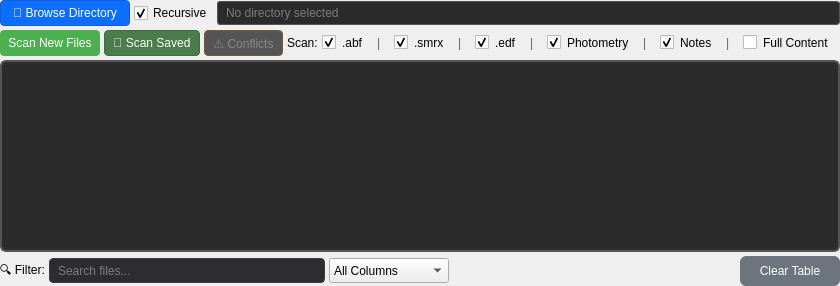
               <widget class="QWidget" name="tableContainer">
                <attribute name="title">
                 <string>📋 Data Files</string>
                </attribute>
                <layout class="QVBoxLayout" name="tableContainerLayout">
                 <property name="spacing">
                  <number>4</number>
                 </property>
                 <property name="leftMargin">
                  <number>0</number>
                 </property>
                 <property name="topMargin">
                  <number>0</number>
                 </property>
                 <property name="rightMargin">
                  <number>0</number>
                 </property>
                 <property name="bottomMargin">
                  <number>0</number>
                 </property>
                 <item>
                  <layout class="QHBoxLayout" name="browseLayout">
                   <item>
                    <widget class="QPushButton" name="browseDirectoryButton">
                     <property name="minimumSize">
                      <size>
                       <width>130</width>
                       <height>26</height>
                      </size>
                     </property>
                     <property name="maximumSize">
                      <size>
                       <width>130</width>
                       <height>26</height>
                      </size>
                     </property>
                     <property name="styleSheet">
                      <string notr="true">QPushButton {
    background-color: #0d6efd;
    color: white;
    border: 1px solid #0b5ed7;
    border-radius: 4px;
    padding: 3px 8px;
    font-size: 9pt;
}
QPushButton:hover {
    background-color: #0b5ed7;
}
QPushButton:pressed {
    background-color: #0a58ca;
}</string>
                     </property>
                     <property name="text">
                      <string>📁 Browse Directory</string>
                     </property>
                    </widget>
                   </item>
                   <item>
                    <widget class="QCheckBox" name="recursiveCheckBox">
                     <property name="text">
                      <string>Recursive</string>
                     </property>
                     <property name="checked">
                      <bool>true</bool>
                     </property>
                    </widget>
                   </item>
                   <item>
                    <widget class="QLineEdit" name="directoryPathEdit">
                     <property name="styleSheet">
                      <string notr="true">QLineEdit {
    background-color: #2b2b2b;
    border: 1px solid #555555;
    border-radius: 3px;
    padding: 3px 6px;
    color: #cccccc;
    font-size: 9pt;
}</string>
                     </property>
                     <property name="readOnly">
                      <bool>true</bool>
                     </property>
                     <property name="placeholderText">
                      <string>No directory selected</string>
                     </property>
                    </widget>
                   </item>
                  </layout>
                 </item>
                 <item>
                  <layout class="QHBoxLayout" name="scanButtonsLayout">
                   <property name="spacing">
                    <number>4</number>
                   </property>
                   <item>
                    <widget class="QPushButton" name="scanFilesButton">
                     <property name="minimumSize">
                      <size>
                       <width>0</width>
                       <height>26</height>
                      </size>
                     </property>
                     <property name="styleSheet">
                      <string notr="true">QPushButton {
    background-color: #4CAF50;
    color: white;
    border-radius: 4px;
    padding: 3px 8px;
    font-size: 9pt;
}
QPushButton:hover {
    background-color: #45a049;
}
QPushButton:pressed {
    background-color: #3e8e41;
}</string>
                     </property>
                     <property name="text">
                      <string>Scan New Files</string>
                     </property>
                    </widget>
                   </item>
                   <item>
                    <widget class="QPushButton" name="scanSavedDataButton">
                     <property name="minimumSize">
                      <size>
                       <width>0</width>
                       <height>26</height>
                      </size>
                     </property>
                     <property name="toolTip">
                      <string>Scan for existing exported data files and auto-populate the table.</string>
                     </property>
                     <property name="styleSheet">
                      <string notr="true">QPushButton {
    background-color: #4a7c4c;
    color: white;
    border: 1px solid #3d6e3f;
    border-radius: 4px;
    padding: 3px 8px;
    font-size: 9pt;
}
QPushButton:hover {
    background-color: #5a8c5c;
}
QPushButton:pressed {
    background-color: #3a6c3c;
}</string>
                     </property>
                     <property name="text">
                      <string>📁 Scan Saved</string>
                     </property>
                    </widget>
                   </item>
                   <item>
                    <widget class="QPushButton" name="resolveConflictsButton">
                     <property name="enabled">
                      <bool>false</bool>
                     </property>
                     <property name="minimumSize">
                      <size>
                       <width>0</width>
                       <height>26</height>
                      </size>
                     </property>
                     <property name="toolTip">
                      <string>View and resolve all data conflicts and warnings.</string>
                     </property>
                     <property name="styleSheet">
                      <string notr="true">QPushButton {
    background-color: #7c6a4a;
    color: white;
    border: 1px solid #6e5d3f;
    border-radius: 4px;
    padding: 3px 8px;
    font-size: 9pt;
}
QPushButton:hover {
    background-color: #8c7a5a;
}
QPushButton:pressed {
    background-color: #6c5a3a;
}
QPushButton:disabled {
    background-color: #555;
    color: #888;
}</string>
                     </property>
                     <property name="text">
                      <string>⚠ Conflicts</string>
                     </property>
                    </widget>
                   </item>
                   <item>
                    <widget class="QLabel" name="fileTypesLabel">
                     <property name="text">
                      <string>Scan:</string>
                     </property>
                    </widget>
                   </item>
                   <item>
                    <widget class="QCheckBox" name="scanAbfCheckbox">
                     <property name="toolTip">
                      <string>Include Axon Binary Files (.abf)</string>
                     </property>
                     <property name="styleSheet">
                      <string>QCheckBox { margin-right: 6px; } QCheckBox::indicator { margin-right: 2px; }</string>
                     </property>
                     <property name="text">
                      <string>.abf</string>
                     </property>
                     <property name="checked">
                      <bool>true</bool>
                     </property>
                    </widget>
                   </item>
                   <item>
                    <widget class="QLabel" name="scanSep1">
                     <property name="styleSheet">
                      <string>color: #666; margin-right: 6px;</string>
                     </property>
                     <property name="text">
                      <string>|</string>
                     </property>
                    </widget>
                   </item>
                   <item>
                    <widget class="QCheckBox" name="scanSmrxCheckbox">
                     <property name="toolTip">
                      <string>Include Spike2 64-bit files (.smrx)</string>
                     </property>
                     <property name="styleSheet">
                      <string>QCheckBox { margin-right: 6px; } QCheckBox::indicator { margin-right: 2px; }</string>
                     </property>
                     <property name="text">
                      <string>.smrx</string>
                     </property>
                     <property name="checked">
                      <bool>true</bool>
                     </property>
                    </widget>
                   </item>
                   <item>
                    <widget class="QLabel" name="scanSep2">
                     <property name="styleSheet">
                      <string>color: #666; margin-right: 6px;</string>
                     </property>
                     <property name="text">
                      <string>|</string>
                     </property>
                    </widget>
                   </item>
                   <item>
                    <widget class="QCheckBox" name="scanEdfCheckbox">
                     <property name="toolTip">
                      <string>Include European Data Format files (.edf)</string>
                     </property>
                     <property name="styleSheet">
                      <string>QCheckBox { margin-right: 6px; } QCheckBox::indicator { margin-right: 2px; }</string>
                     </property>
                     <property name="text">
                      <string>.edf</string>
                     </property>
                     <property name="checked">
                      <bool>true</bool>
                     </property>
                    </widget>
                   </item>
                   <item>
                    <widget class="QLabel" name="scanSep3">
                     <property name="styleSheet">
                      <string>color: #666; margin-right: 6px;</string>
                     </property>
                     <property name="text">
                      <string>|</string>
                     </property>
                    </widget>
                   </item>
                   <item>
                    <widget class="QCheckBox" name="scanPhotometryCheckbox">
                     <property name="toolTip">
                      <string>Include Neurophotometrics fiber photometry files (FP_data folders)</string>
                     </property>
                     <property name="styleSheet">
                      <string>QCheckBox { margin-right: 6px; } QCheckBox::indicator { margin-right: 2px; }</string>
                     </property>
                     <property name="text">
                      <string>Photometry</string>
                     </property>
                     <property name="checked">
                      <bool>true</bool>
                     </property>
                    </widget>
                   </item>
                   <item>
                    <widget class="QLabel" name="scanSep4">
                     <property name="styleSheet">
                      <string>color: #666; margin-right: 6px;</string>
                     </property>
                     <property name="text">
                      <string>|</string>
                     </property>
                    </widget>
                   </item>
                   <item>
                    <widget class="QCheckBox" name="scanNotesCheckbox">
                     <property name="toolTip">
                      <string>Include notes files (.xlsx, .xls, .docx, .doc, .txt)</string>
                     </property>
                     <property name="styleSheet">
                      <string>QCheckBox { margin-right: 6px; } QCheckBox::indicator { margin-right: 2px; }</string>
                     </property>
                     <property name="text">
                      <string>Notes</string>
                     </property>
                     <property name="checked">
                      <bool>true</bool>
                     </property>
                    </widget>
                   </item>
                   <item>
                    <widget class="QLabel" name="scanSep5">
                     <property name="styleSheet">
                      <string>color: #666; margin-right: 6px;</string>
                     </property>
                     <property name="text">
                      <string>|</string>
                     </property>
                    </widget>
                   </item>
                   <item>
                    <widget class="QCheckBox" name="tableFullContentCheckbox">
                     <property name="toolTip">
                      <string>Expand columns to show all content (enables horizontal scrolling)</string>
                     </property>
                     <property name="styleSheet">
                      <string>QCheckBox::indicator { margin-right: 2px; }</string>
                     </property>
                     <property name="text">
                      <string>Full Content</string>
                     </property>
                    </widget>
                   </item>
                   <item>
                    <spacer name="horizontalSpacer_scanButtons">
                     <property name="orientation">
                      <enum>Qt::Horizontal</enum>
                     </property>
                     <property name="sizeHint" stdset="0">
                      <size>
                       <width>10</width>
                       <height>20</height>
                      </size>
                     </property>
                    </spacer>
                   </item>
                  </layout>
                 </item>
                 <item>
                  <widget class="QTableView" name="discoveredFilesTable">
                   <property name="styleSheet">
                    <string notr="true">QTableView {
    background-color: #2b2b2b;
    border: 2px solid #555555;
    border-radius: 6px;
    color: #ffffff;
    gridline-color: #404040;
    selection-background-color: transparent;
}
QTableView::item {
    padding: 2px;
    border: none;
}
QTableView::item:selected {
    background-color: rgba(70, 130, 180, 0.3);
    color: #e0e0e0;
}
QTableView::item:focus {
    background-color: rgba(70, 130, 180, 0.6);
    color: #ffffff;
    border: 1px solid #4682b4;
}
QHeaderView::section {
    background-color: #3a3a3a;
    color: #e0e0e0;
    padding: 4px;
    border: none;
    border-right: 2px solid #555555;
    border-bottom: 1px solid #555555;
    font-weight: bold;
}
QHeaderView::section:hover {
    background-color: #4a4a4a;
}
QHeaderView::section:pressed {
    background-color: #2a2a2a;
}</string>
                   </property>
                   <property name="selectionMode">
                    <enum>QAbstractItemView::ExtendedSelection</enum>
                   </property>
                   <property name="selectionBehavior">
                    <enum>QAbstractItemView::SelectRows</enum>
                   </property>
                   <property name="sortingEnabled">
                    <bool>true</bool>
                   </property>
                  </widget>
                 </item>
                 <item>
                  <layout class="QHBoxLayout" name="tableBottomLayout">
                   <item>
                    <widget class="QLabel" name="filterLabel">
                     <property name="text">
                      <string>🔍 Filter:</string>
                     </property>
                    </widget>
                   </item>
                   <item>
                    <widget class="QLineEdit" name="tableFilterEdit">
                     <property name="minimumSize">
                      <size>
                       <width>200</width>
                       <height>25</height>
                      </size>
                     </property>
                     <property name="styleSheet">
                      <string notr="true">QLineEdit {
    background-color: #2d2d30;
    border: 1px solid #3e3e42;
    border-radius: 4px;
    padding: 2px 6px;
    color: #cccccc;
}
QLineEdit:focus {
    border-color: #0e639c;
}</string>
                     </property>
                     <property name="placeholderText">
                      <string>Search files...</string>
                     </property>
                     <property name="clearButtonEnabled">
                      <bool>true</bool>
                     </property>
                    </widget>
                   </item>
                   <item>
                    <widget class="QComboBox" name="filterColumnCombo">
                     <property name="minimumSize">
                      <size>
                       <width>120</width>
                       <height>25</height>
                      </size>
                     </property>
                     <property name="toolTip">
                      <string>Select which columns to search</string>
                     </property>
                     <item>
                      <property name="text">
                       <string>All Columns</string>
                      </property>
                     </item>
                     <item>
                      <property name="text">
                       <string>File Name</string>
                      </property>
                     </item>
                     <item>
                      <property name="text">
                       <string>Protocol</string>
                      </property>
                     </item>
                     <item>
                      <property name="text">
                       <string>Animal ID</string>
                      </property>
                     </item>
                     <item>
                      <property name="text">
                       <string>Strain</string>
                      </property>
                     </item>
                     <item>
                      <property name="text">
                       <string>Keywords</string>
                      </property>
                     </item>
                    </widget>
                   </item>
                   <item>
                    <widget class="QLabel" name="filterCountLabel">
                     <property name="styleSheet">
                      <string notr="true">QLabel { color: #808080; }</string>
                     </property>
                     <property name="text">
                      <string/>
                     </property>
                    </widget>
                   </item>
                   <item>
                    <spacer name="horizontalSpacer_tableBottom">
                     <property name="orientation">
                      <enum>Qt::Horizontal</enum>
                     </property>
                     <property name="sizeHint" stdset="0">
                      <size>
                       <width>40</width>
                       <height>20</height>
                      </size>
                     </property>
                    </spacer>
                   </item>
                   <item>
                    <widget class="QPushButton" name="clearFilesButton">
                     <property name="minimumSize">
                      <size>
                       <width>100</width>
                       <height>30</height>
                      </size>
                     </property>
                     <property name="styleSheet">
                      <string notr="true">QPushButton {
    background-color: #6c757d;
    color: white;
    border-radius: 6px;
    padding: 5px 10px;
}
QPushButton:hover {
    background-color: #5a6268;
}
QPushButton:pressed {
    background-color: #545b62;
}</string>
                     </property>
                     <property name="text">
                      <string>Clear Table</string>
                     </property>
                    </widget>
                   </item>
                  </layout>
                 </item>
                </layout>
               </widget>
